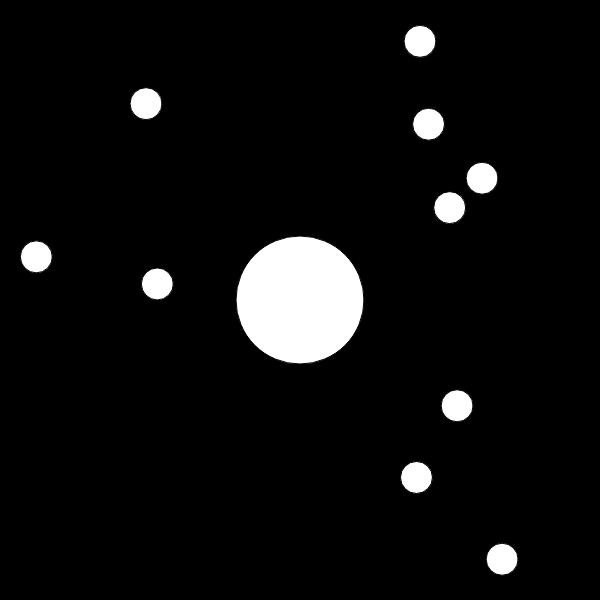
Frame 1 (no input)
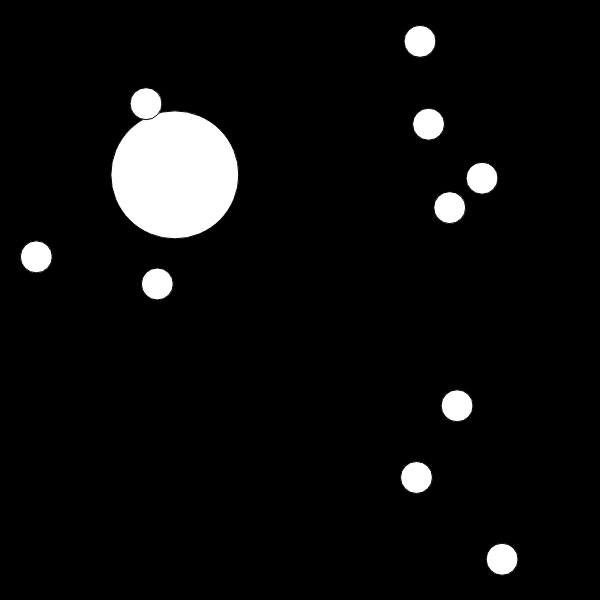
Frame 60 (no input)
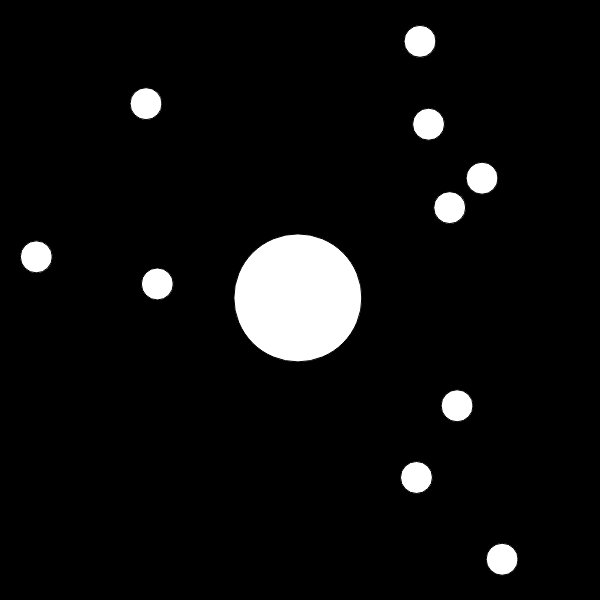
Frame 120 (the mouse pressed at the canvas centre since frame 60)

The p5.js sketch that drew these frames (run headless with seeded random() and noise() and a simulated clock; from frame 60 on, the mouse is pressed at the canvas centre):

// p5.js sketch
// ── sketch.js
var blob;
var blobs = [];

function setup() {
  createCanvas(600, 600);
  blob = new Blob(width/2, height/2, 64);
  for (var i = 0; i < 10; i++){
  	blobs[i] = new Blob(random(width), random(height), 16);
  } 

}

function draw() {
  background(0);
  blob.show();
  blob.update();
  for (var i = 0; i < blobs.length; i++){
  	blobs[i].show();
  }
}
// ── blob.js
function Blob(x, y, r) {
	this.pos = createVector(x, y);
	this.r = r;

	this.update = function() {
		var vel = createVector(mouseX, mouseY);
		vel.sub(this.pos);
		vel.setMag(3);
		this.pos.add(vel);
	}

	this.show = function(){
		fill(255);
		ellipse(this.pos.x, this.pos.y, this.r*2, this.r*2);
	}
}
